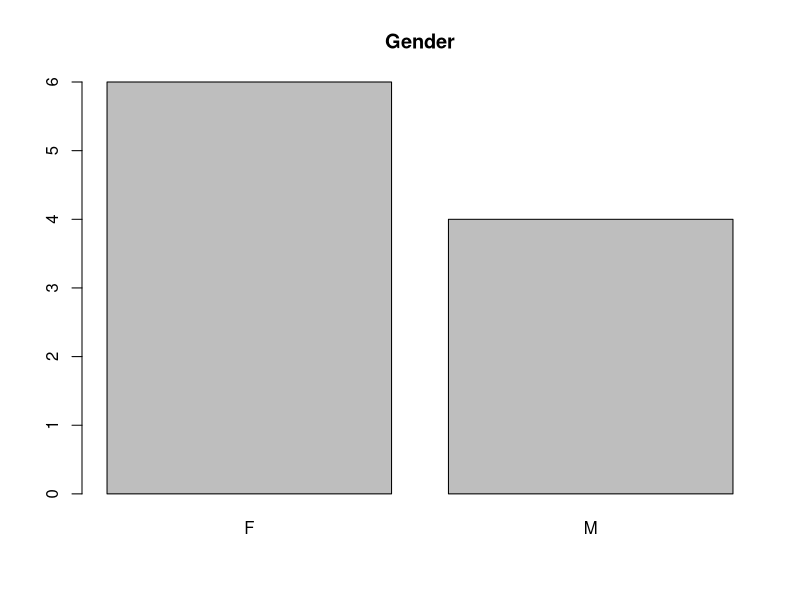
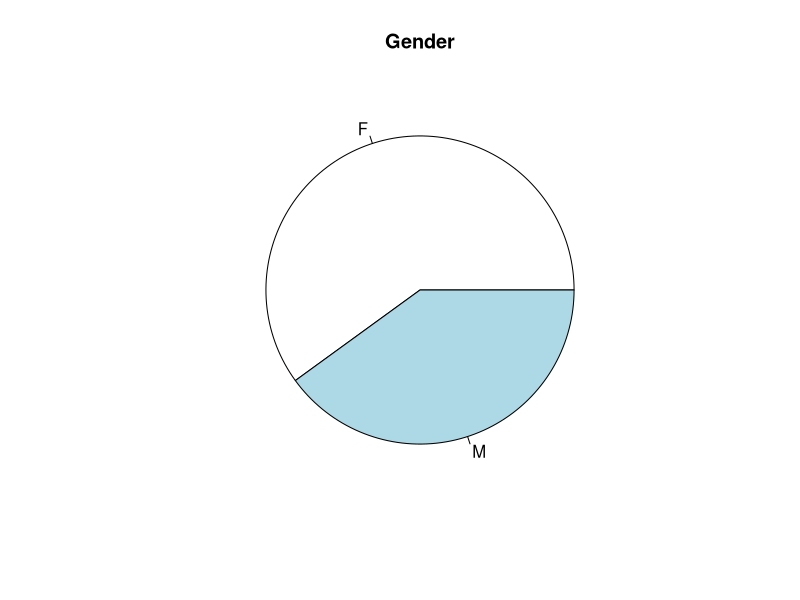
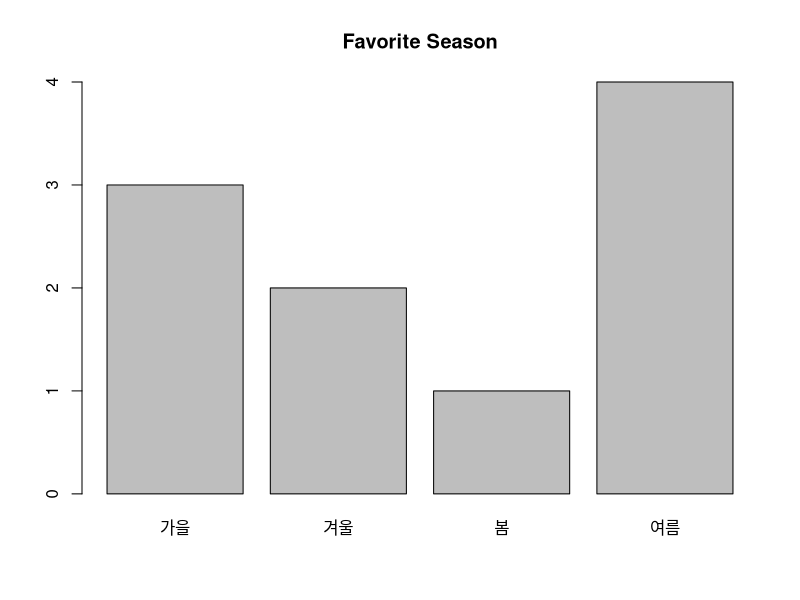
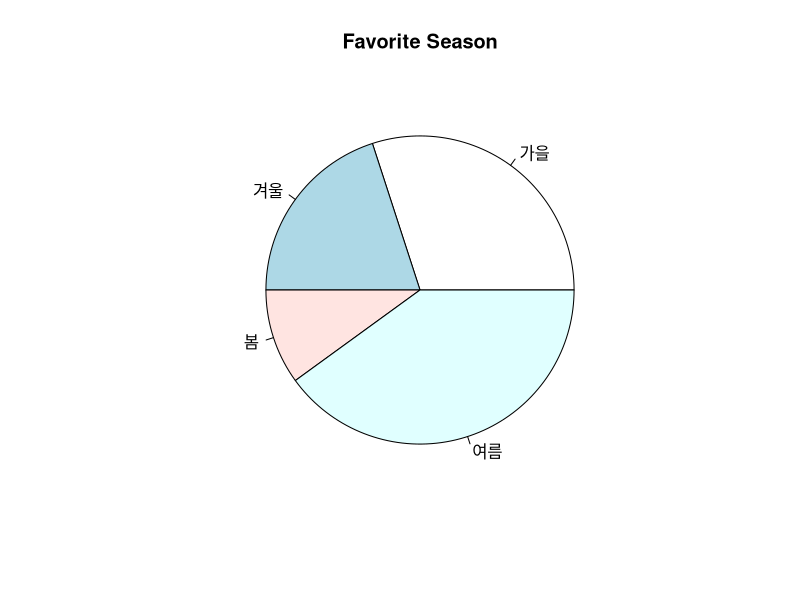
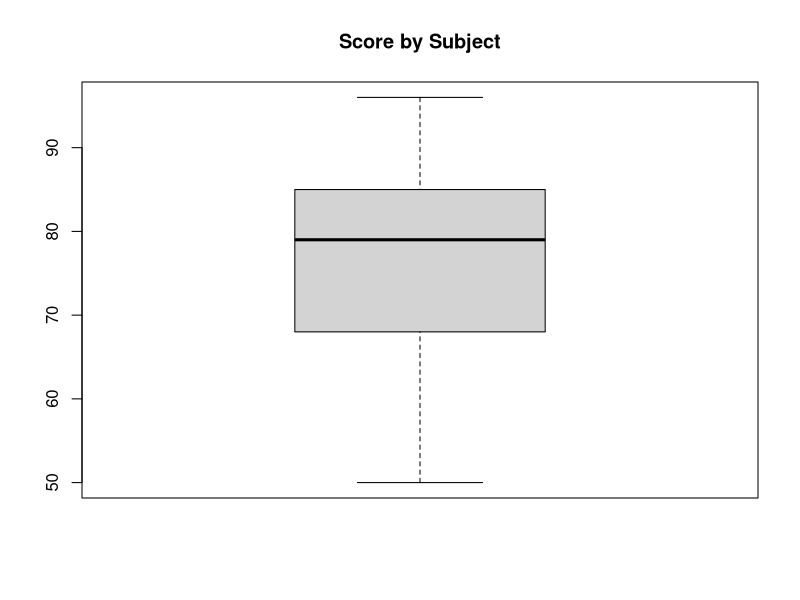
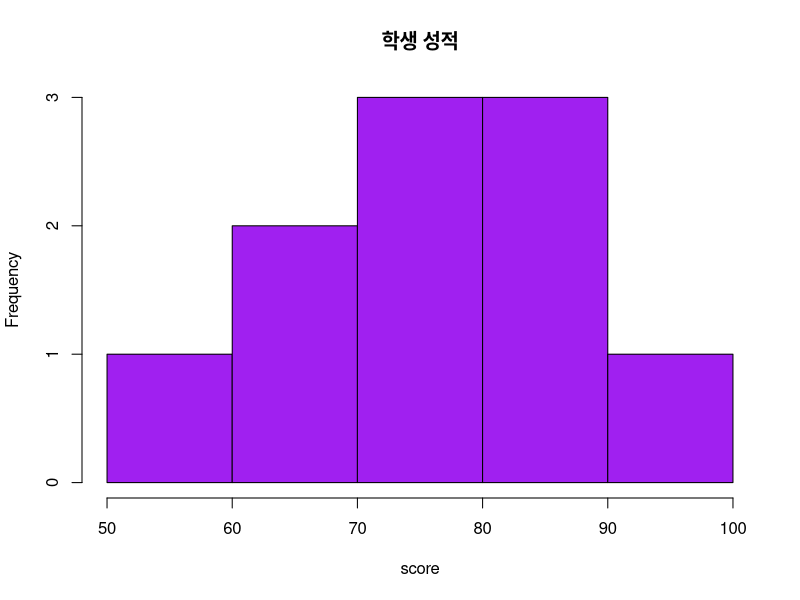
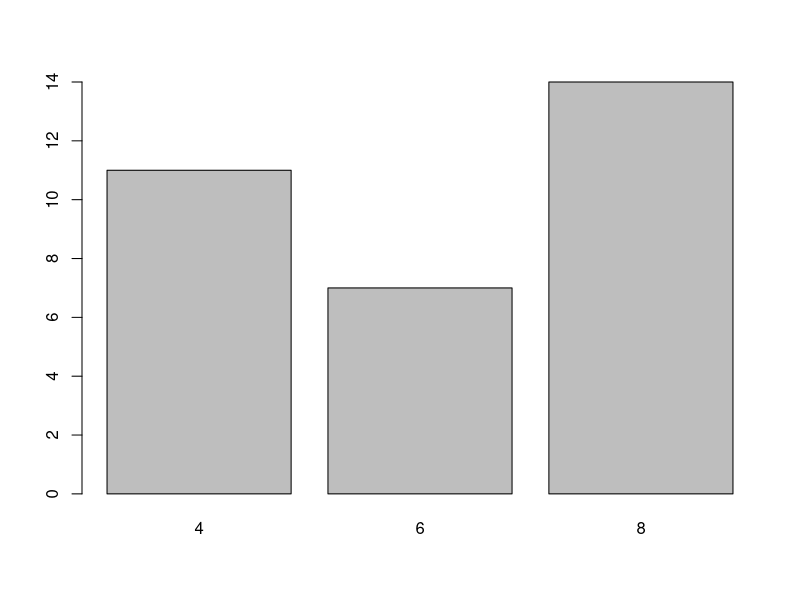
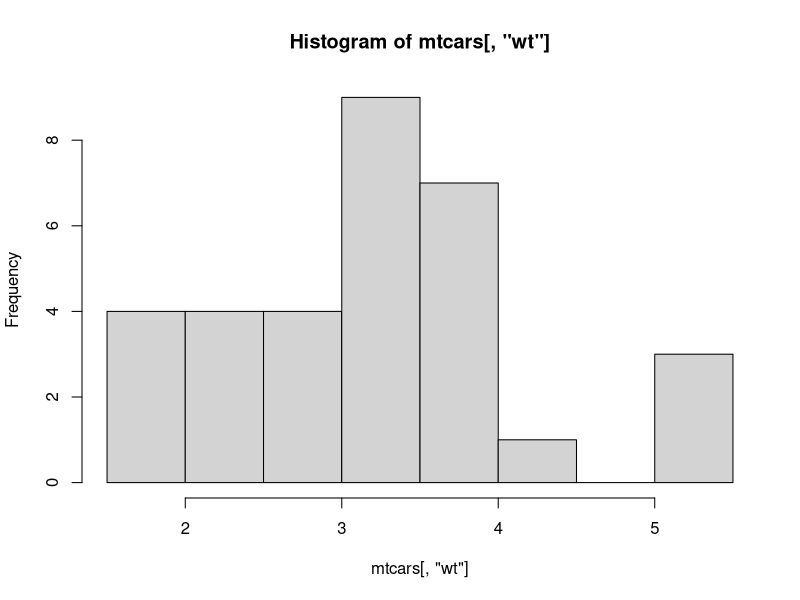

The R script that drew these images, in order:
# 강영훈 20191202/20191203


#문1) 어떤 학급의 성별이 다음과 같을 때 주어진 문제를 해결하기 위한 R 코드를 작성하시오.
#F F F M M F F F M M


#1. 위의 자료를 gender 벡터에 저장하시오.
gender = c('F', 'F', 'F', 'M', 'M', 'F', 'F', 'F', 'M', 'M')

#2. gender에 있는 값들에 대해 도수분포표를 작성하여 출력하시오.
gd <- table(gender); gd

#3. gender에 있는 값들에 대해 막대그래프를 작성하여 출력하시오.
barplot(gd, main = 'Gender')
#4. gender에 있는 값들에 대해 원그래프를 작성하여 출력하시오.
pie(gd, main ="Gender")

#문2) 좋아하는 계절에 대한 조사 결과가 다음과 같을 때 주어진 문제를 해결하기 위한 R 코드를 작성하시오.
#여름 겨울 봄 가을 여름 가을 겨울 여름 여름 가을

#1. 위의 자료를 season 벡터에 저장하시오.
season = c('여름', '겨울', '봄', '가을', '여름', '가을', '겨울', '여름', '여름', '가을')

#2. season에 있는 값들에 대해 도수분포표를 작성하여 출력하시오.
ss <- table(season); ss

#3. season에 있는 값들에 대해 막대그래프를 작성하여 출력하시오.
barplot(ss, main = "Favorite Season")

#4. season에 있는 값들에 대해 원그래프를 작성하여 출력하시오.
pie(ss, main = 'Favorite Season')

#문3)학생 A의 과목별 성적이 다음과 같을 때 각 문제를 해결하기 위한 R 코드를 작성하시오.

#KOR ENG ATH HIST SOC MUSIC BIO EARTH PHY ART
#90 	85 	73 	80 	 85  65    78  50    68  96

#1. 위 데이터를 score 벡터에 저장하시오(과목명은 데이터 이름으로 저장).
score = c(90,85,73,80,85,65,78,50,68,96)
names(score) = c('KOR', 'ENG', 'ATH', 'HIST', 'SOC', 'MUSIC', 'BIO', 'EARTH', 'PHY', 'ART')

#2. score 벡터의 내용을 출력하시오.
score

#3. 전체 성적의 평균과 중앙값을 각각 구하시오.
mean(score); median(score)

#4. 전체 성적의 표준편차를 출력하시오.
sd(score)

#5. 가장 성적이 높은 과목의 이름을 출력하시오.
names(score)[which.max(score)]

#6. 성적에 대한 상자그림을 작성하고, 이상치에 해당하는 과목이 있으면 출력하시오.
boxplot(score, main = "Score by Subject")
boxplot.stats(score)$out #이상치 없음

#7. 다음 조건을 만족하는 위 성적에 대한 히스토그램을 작성하시오.
#(그래프 제목: 학생 성적, 막대의 색: 보라색)
str(score)
hist(score, main = '학생 성적',
     col = 'purple')

#문4)R에서 제공하는 mtcars 데이터셋에 대해 다음 문제를 해결하기 위한 R코드를 작성하시오.

#1. 중량(wt)의 평균값, 중앙값, 절사평균값(절사범위: 15%), 표준편차를 각각 구하시오.
mean(mtcars[,"wt"])
median(mtcars[,"wt"])
mean(mtcars[,"wt"], trim = 0.15)

#2. 중량(wt)에 대해 summary( ) 함수의 적용 결과를 출력하시오.
summary((mtcars[,"wt"]))

#3. 실린더수(cyl)에 대해 도수분포표를 출력하시오.
table(mtcars[,"cyl"])

#4. 앞에서 구한 도수분포표를 막대그래프로 출력하시오.
barplot(table(mtcars[,"cyl"]))

#5. 중량(wt)의 히스토그램을 출력하시오.
mtcars[,"wt"]
hist(mtcars[,"wt"])

#6. 중량(wt)에 대해 상자그림을 출력하시오.(단, 상자그림으로부터 관찰할 수 있는정보를 함께 출력하시오.)
boxplot(mtcars[,"wt"])
boxplot.stats(mtcars[,"wt"])

#7. 배기량(disp)에 대한 상자그림을 출력하시오.(단, 상자그림으로부터 관찰할 수 있는 정보를 함께 출력하시오.)
boxplot(mtcars[,"disp"])
boxplot.stats(mtcars[,"disp"])

#8. 기어수(gear)를 그룹 정보로 하여 연비(mpg) 자료에 대해 상자그림을 작성하고, 
#각 그룹의 상자그림을 비교하여 관찰할 수 있는 것이 무엇인지 나타내시오.
boxplot(mpg~gear,
        data = mtcars)
#3기어 차량은 연비 값의 분포범위가 가장 좁다(표준편차가 적다).
#4기어 차량은 연비의 중앙값과 최대값이 가장 높다.
#5기어 차량은 연비 값의 분포범위가 가장 넓다(편차가 크다).
